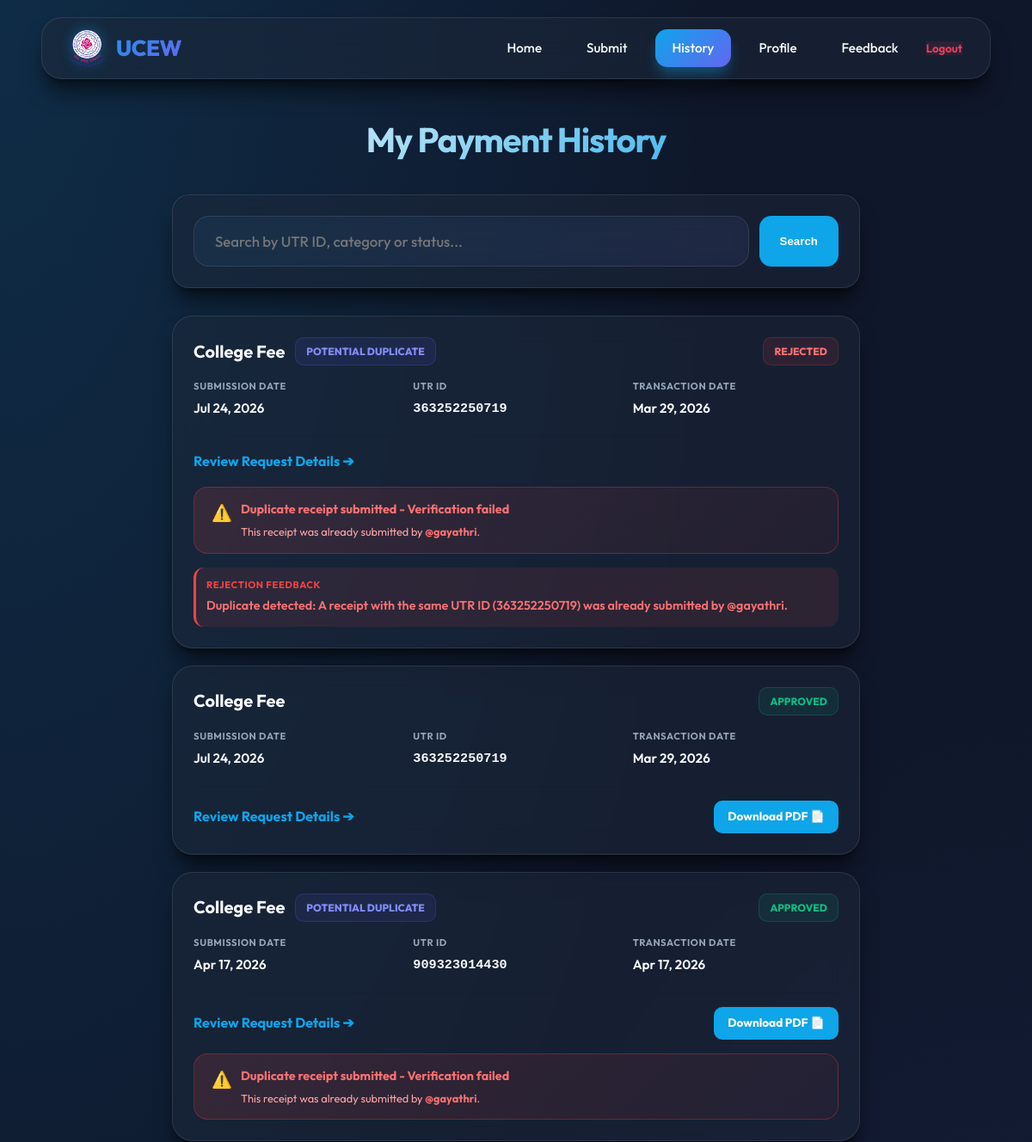
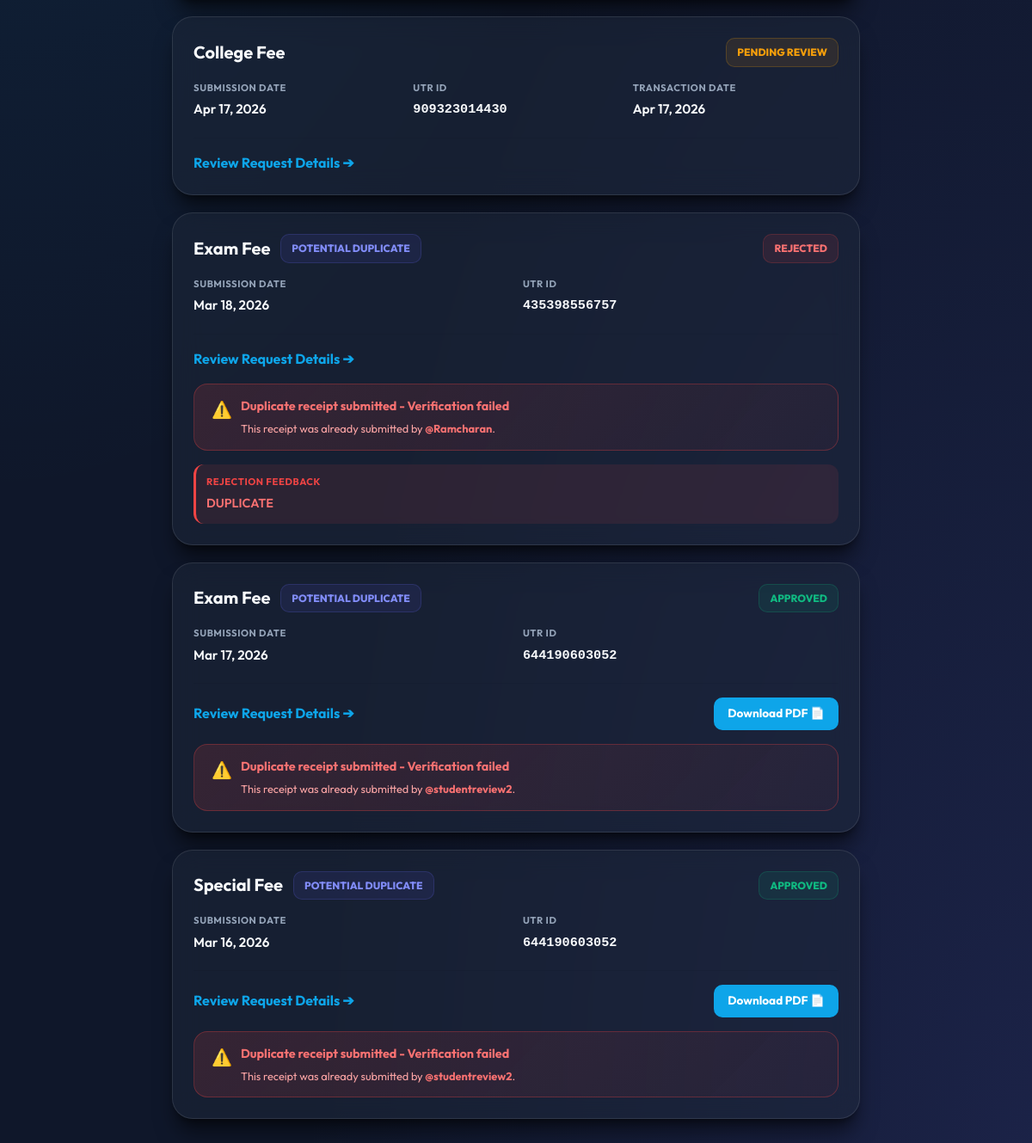
The page /my-receipts/ (signed in) on the database its author committed (2 pictures, top to bottom).
### fee/models.py (models this page shows, shortened)
class Receipt(models.Model):
    FEE_TYPES = [
        ('college', 'College Fee'),
        ('special', 'Special Fee'),
        ('exam', 'Exam Fee'),
    ]
    STATUS_CHOICES = [
        ('pending', 'Pending Review'),
        ('approved', 'Approved'),
        ('rejected', 'Rejected'),
    ]
    student = models.ForeignKey(User, on_delete=models.CASCADE)
    fee_type = models.CharField(max_length=10, choices=FEE_TYPES)
    hallticket_number = models.CharField(max_length=32, null=True, blank=True)
    image = models.ImageField(upload_to='receipts/')
    extracted_text = models.TextField(blank=True)
    text_hash = models.CharField(max_length=64, blank=True)
    utr = models.CharField(max_length=64, blank=True)
    transaction_at = models.DateTimeField(null=True, blank=True)
    submitted_at = models.DateTimeField(auto_now_add=True)
    status = models.CharField(max_length=10, choices=STATUS_CHOICES, default='pending')
    rejection_reason = models.TextField(blank=True, null=True)
    processed_at = models.DateTimeField(null=True, blank=True)
    processed_by = models.ForeignKey(User, null=True, blank=True, on_delete=models.SET_NULL, related_name='processed_receipts')
    is_duplicate = models.BooleanField(default=False)
    duplicate_of = models.ForeignKey('self', null=True, blank=True, on_delete=models.SET_NULL)
    amount = models.PositiveIntegerField(null=True, blank=True)
    receiver_name = models.CharField(max_length=100, null=True, blank=True)
    bank_name = models.CharField(max_length=100, null=True, blank=True)
    bank_account_name = models.CharField(max_length=100, null=True, blank=True)
    transaction_id = models.CharField(max_length=64, null=True, blank=True)
    REGULATIONS = [
        ('r18', 'R18'),
        ('r22', 'R22'),
        ('r25', 'R25'),
    ]
    ACADEMIC_YEARS = [
        ('1', '1st Year'),
        ('2', '2nd Year'),
        ('3', '3rd Year'),
        ('4', '4th Year'),
    ]
    EXAM_CATEGORIES = [
        ('regular', 'Regular Exam'),
        ('supply', 'Supply Exam'),
    ]
    BRANCH_CHOICES = [
        ('CSE', 'Computer Science & Engineering'),
        ('CSM', 'CSE (AI & ML)'),
        ('ECE', 'Electronics & Communication'),
        ('CIVIL', 'Civil Engineering'),
        ('MECH', 'Mechanical Engineering'),
    ]
    regulation = models.CharField(max_length=10, choices=REGULATIONS, null=True, blank=True)
    branch = models.CharField(max_length=10, choices=BRANCH_CHOICES, null=True, blank=True)
    academic_year = models.CharField(max_length=10, choices=ACADEMIC_YEARS, null=True, blank=True)
    exam_category = models.CharField(max_length=10, choices=EXAM_CATEGORIES, null=True, blank=True)
    exam_details = models.CharField(max_length=100, null=True, blank=True)

### fee/views.py (the view)
# urls.py: path('my-receipts/', views.student_receipts, name='student_receipts'),
@login_required
def student_receipts(request):
    receipts = Receipt.objects.filter(student=request.user).order_by('-submitted_at')
    return render(request, 'fee/student_receipts.html', {'receipts': receipts})

### fee/templates/fee/student_receipts.html (shortened to what this page needs)
{% extends 'base.html' %}
{% block content %}
<div class="receipts-page-container">
    <h1 class="page-title">My Payment History</h1>
    <div class="search-glass glass">
        <form class="search-flex" method="get">
            <input class="search-input-premium" type="text" name="search" placeholder="Search by UTR ID, category or status..." value="{{ request.GET.search|default:'' }}">
            <button class="btn-search-p" type="submit">Search</button>
        </form>
    </div>
    {% for receipt in receipts %}
        <div class="student-receipt-card glass">
            <div class="receipt-header-row">
                <div style="display: flex; align-items: center; gap: 12px;">
                    <span class="receipt-type">{{ receipt.get_fee_type_display }}</span>
                    {% if receipt.is_duplicate %}
                        <span class="badge-premium badge-duplicate">Potential Duplicate</span>
                    {% endif %}
                </div>
                <span class="badge-premium badge-{{ receipt.status }}">
                    {{ receipt.get_status_display }}
                </span>
            </div>
            <div class="receipt-content-grid">
                <div class="info-item">
                    <span class="info-label">Submission Date</span>
                    <span class="info-value">{{ receipt.submitted_at|date:"M d, Y" }}</span>
                </div>
                <div class="info-item">
                    <span class="info-label">UTR ID</span>
                    <span class="info-value" style="font-family: monospace;">{{ receipt.utr|default:"Processing..." }}</span>
                </div>
                {% if receipt.transaction_at %}
                <div class="info-item">
                    <span class="info-label">Transaction Date</span>
                    <span class="info-value">{{ receipt.transaction_at|date:"M d, Y" }}</span>
                </div>
                {% endif %}
            </div>
            <div class="action-row">
                <a class="view-link" href="{% url 'receipt_detail' receipt.id %}" style="font-weight: 700; color: var(--primary); text-decoration: none;">
                    Review Request Details ➔
                </a>
                {% if receipt.status == 'approved' %}
                    <a href="{% url 'download_receipt_pdf' receipt.id %}" class="btn-download-premium">
                        Download PDF 📄
                    </a>
                {% endif %}
            </div>
            {% if receipt.is_duplicate or receipt.status == 'rejected' and 'duplicate' in receipt.rejection_reason|lower %}
                <div class="duplicate-warning" style="align-items: flex-start;">
                    <span style="font-size: 1.2rem;">⚠️</span>
                    <div>
                        <div style="margin-bottom: 4px;">Duplicate receipt submitted - Verification failed</div>
                        {% if receipt.duplicate_of %}
                            <div style="font-size: 0.8rem; font-weight: normal; color: #fca5a5;">
                                This receipt was already submitted by <strong style="color: #f87171;">@{{ receipt.duplicate_of.student.username }}</strong>.
                            </div>
                        {% endif %}
                    </div>
                </div>
            {% endif %}
            {% if receipt.status == 'rejected' and receipt.rejection_reason %}
                <div style="margin-top: 16px; padding: 12px; background: rgba(239, 68, 68, 0.1); border-radius: 12px; border-left: 3px solid var(--danger);">
                    <span class="info-label" style="color: var(--danger); margin-bottom: 4px; display: block;">Rejection Feedback</span>
                    <p style="color: #f87171; font-size: 0.9rem; font-weight: 600;">{{ receipt.rejection_reason }}</p>
                </div>
            {% endif %}
        </div>
    {% empty %}
        <div style="text-align: center; padding: 60px; color: var(--text-muted);">
            <div style="font-size: 4rem; margin-bottom: 20px;">📜</div>
            <p style="font-size: 1.1rem; font-weight: 500;">No payment records found.</p>
        </div>
    {% endfor %}
</div>
{% endblock %}

### templates/base.html (style rules this page uses)
:root { --primary: #0ea5e9; --primary-dark: #0284c7; --primary-glow: rgba(14, 165, 233, 0.4); --secondary: #6366f1; --secondary-dark: #4f46e5; --accent: #f43f5e; --accent-glow: rgba(244, 63, 94, 0.3); --success: #10b981; --danger: #ef4444; --warning: #f59e0b; --bg-body: #0f172a; --bg-card: rgba(30, 41, 59, 0.7); --bg-glass: rgba(30, 41, 59, 0.5); --border-glass: rgba(255, 255, 255, 0.1); --text-main: #f8fafc; --text-muted: #94a3b8; --text-on-primary: #ffffff; --shadow-premium: 0 20px 25px -5px rgb(0 0 0 / 0.5), 0 8px 10px -6px rgb(0 0 0 / 0.5); --glass-blur: 16px; --transition: all 0.4s cubic-bezier(0.4, 0, 0.2, 1); }
* { margin: 0; padding: 0; box-sizing: border-box; }
body { font-family: 'Outfit', sans-serif; background: var(--bg-body); background-image: radial-gradient(at 0% 0%, rgba(14, 165, 233, 0.15) 0px, transparent 50%), radial-gradient(at 100% 100%, rgba(99, 102, 241, 0.15) 0px, transparent 50%); color: var(--text-main); line-height: 1.6; min-height: 100vh; overflow-x: hidden; }
.glass { background: var(--bg-glass); backdrop-filter: blur(var(--glass-blur)); -webkit-backdrop-filter: blur(var(--glass-blur)); border: 1px solid var(--border-glass); box-shadow: var(--shadow-premium); }
h1, h2, h3 { font-weight: 700; letter-spacing: -0.03em; color: #fff; }
input:not([type="checkbox"]):not([type="radio"]), select, textarea { width: 100% !important; padding: 18px 24px !important; background: linear-gradient(135deg, rgba(14, 165, 233, 0.08), rgba(99, 102, 241, 0.08)) !important; backdrop-filter: blur(10px); -webkit-backdrop-filter: blur(10px); border: 1px solid var(--border-glass) !important; border-radius: 18px !important; color: var(--text-main) !important; font-family: inherit; font-size: 1.05rem !important; font-weight: 500 !important; transition: var(--transition); }

### rows shown on the page
Receipt: fee_type "College Fee", is_duplicate "POTENTIAL DUPLICATE", status "REJECTED", submitted_at "Jul 24, 2026", utr "363252250719", transaction_at "Mar 29, 2026", duplicate_of.student.username "gayathri", rejection_reason "Duplicate detected: A receipt with the same UTR ID (363252250719) was already submitted by @gayathri."
Receipt: fee_type "College Fee", status "APPROVED", submitted_at "Jul 24, 2026", utr "363252250719", transaction_at "Mar 29, 2026", shows "Download PDF 📄"
Receipt: fee_type "College Fee", is_duplicate "POTENTIAL DUPLICATE", status "APPROVED", submitted_at "Apr 17, 2026", utr "909323014430", transaction_at "Apr 17, 2026", shows "Download PDF 📄", duplicate_of.student.username "gayathri"
Receipt: fee_type "College Fee", status "PENDING REVIEW", submitted_at "Apr 17, 2026", utr "909323014430", transaction_at "Apr 17, 2026"
Receipt: fee_type "Exam Fee", is_duplicate "POTENTIAL DUPLICATE", status "REJECTED", submitted_at "Mar 18, 2026", utr "435398556757", duplicate_of.student.username "Ramcharan", rejection_reason "DUPLICATE"
Receipt: fee_type "Exam Fee", is_duplicate "POTENTIAL DUPLICATE", status "APPROVED", submitted_at "Mar 17, 2026", utr "644190603052", shows "Download PDF 📄", duplicate_of.student.username "studentreview2"
Receipt: fee_type "Special Fee", is_duplicate "POTENTIAL DUPLICATE", status "APPROVED", submitted_at "Mar 16, 2026", utr "644190603052", shows "Download PDF 📄", duplicate_of.student.username "studentreview2"
